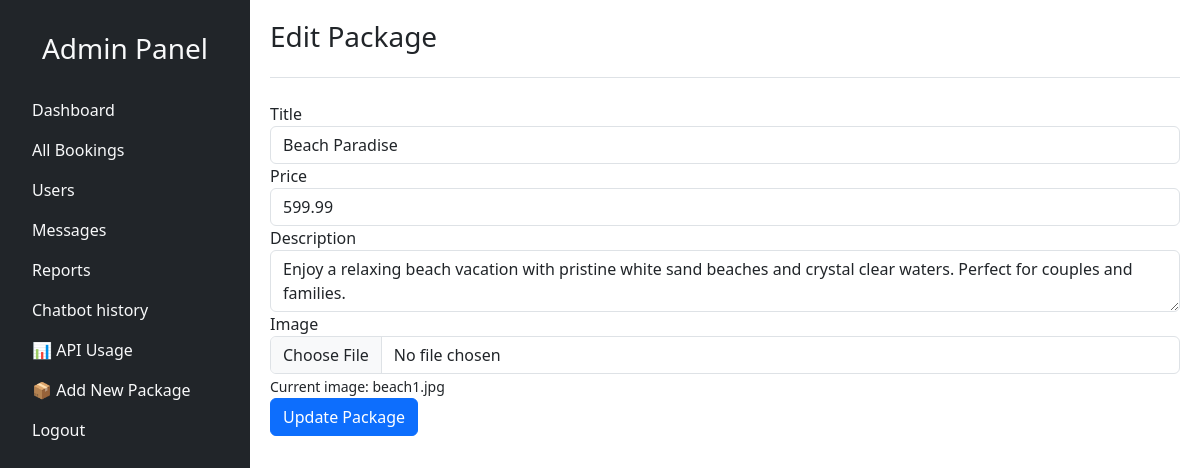
The app's page /admin_setup/package/edit_package.php?id=1 (signed in) with its own data.
### tables this page shows
CREATE TABLE packages (
    id INT AUTO_INCREMENT PRIMARY KEY,
    title VARCHAR(255) NOT NULL,
    description TEXT NOT NULL,
    price DECIMAL(10,2) NOT NULL,
    image VARCHAR(255),
    created_at TIMESTAMP DEFAULT CURRENT_TIMESTAMP,
    updated_at TIMESTAMP DEFAULT CURRENT_TIMESTAMP ON UPDATE CURRENT_TIMESTAMP,
    INDEX idx_title (title),
    INDEX idx_price (price)
);

### admin_setup/package/edit_package.php (the view, shortened to what this page needs)
<?php
include('../../database/db_connect.php');
$id = $_GET['id'];
try {
    $sql = "SELECT * FROM packages WHERE id = :id";
    $stmt = $pdo->prepare($sql);
    $stmt->bindParam(':id', $id);
    $stmt->execute();
    $package = $stmt->fetch(PDO::FETCH_ASSOC);
} catch (PDOException $e) {
    die("Error fetching package details: " . $e->getMessage());
}
 include '../component/nav_admin.php';
?>
<div class="main-content flex-grow-1 p-4">
    <div class="header mb-4">
        <h1 class="h3">Edit Package</h1>
    </div>
    <form action="update_package_process.php" method="POST" enctype="multipart/form-data">
        <div class="form-group">
            <label for="title">Title</label>
            <input type="text" name="title" id="title" class="form-control" value="<?php echo htmlspecialchars($package['title']); ?>" required>
        </div>
        <div class="form-group">
            <label for="price">Price</label>
            <input type="number" name="price" id="price" class="form-control" value="<?php echo htmlspecialchars($package['price']); ?>" required>
        </div>
        <div class="form-group">
            <label for="description">Description</label>
            <textarea name="description" id="description" class="form-control"><?php echo htmlspecialchars($package['description']); ?></textarea>
        </div>
        <div class="form-group">
            <label for="image">Image</label>
            <input type="file" name="image" id="image" class="form-control">
            <small>Current image: <?php echo htmlspecialchars($package['image']); ?></small>
        </div>
        <button type="submit" class="btn btn-primary">Update Package</button>
    </form>
</div>

### css/admin.css (style rules this page uses)
html, body { height: 100%; margin: 0; }
.main-content { margin-left: 250px !important; width: calc(100% - 250px) !important; min-height: 100vh; }
.main-content { padding: 20px !important; }
.header { border-bottom: 1px solid #dee2e6; padding-bottom: 15px; }

### records on screen
packages: title "Beach Paradise", price "599.99", description "Enjoy a relaxing beach vacation with pristine white sand beaches and crystal clear waters. Perfect for couples and families.", image "beach1.jpg"
